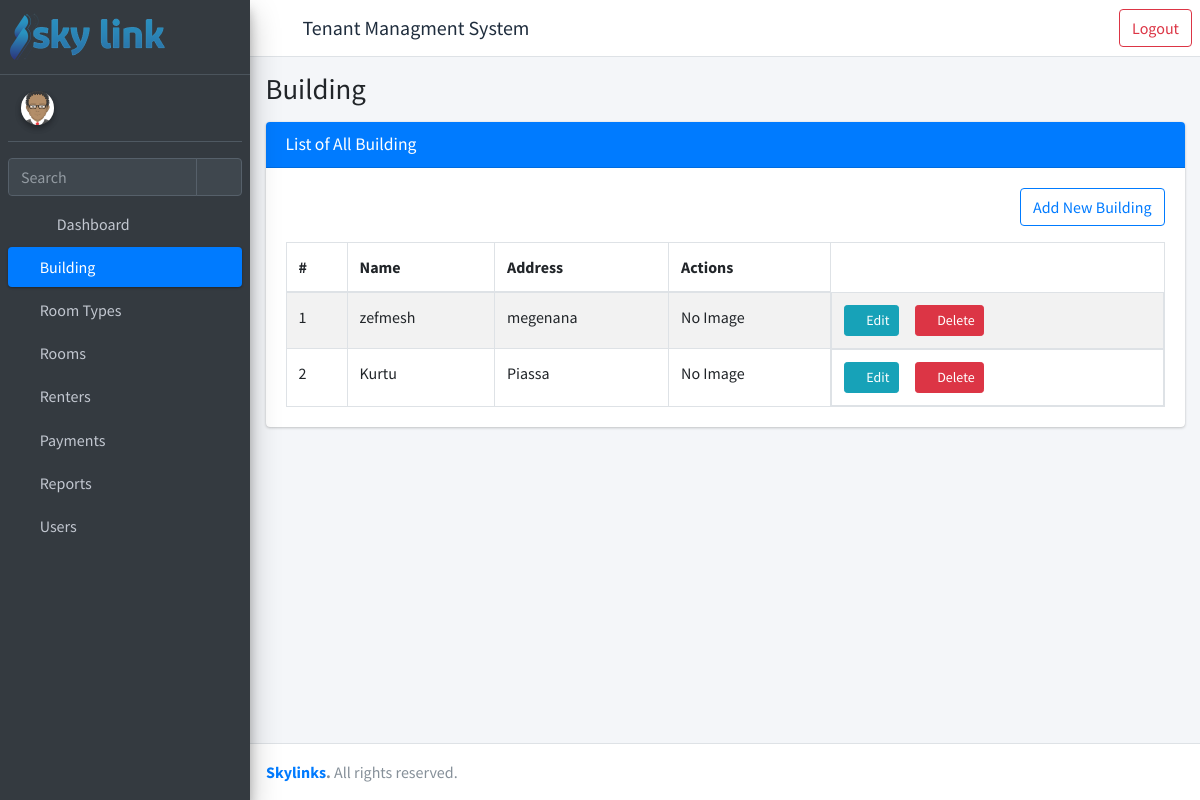
/list-building/ (signed in), run on an earlier commit of the app's database.
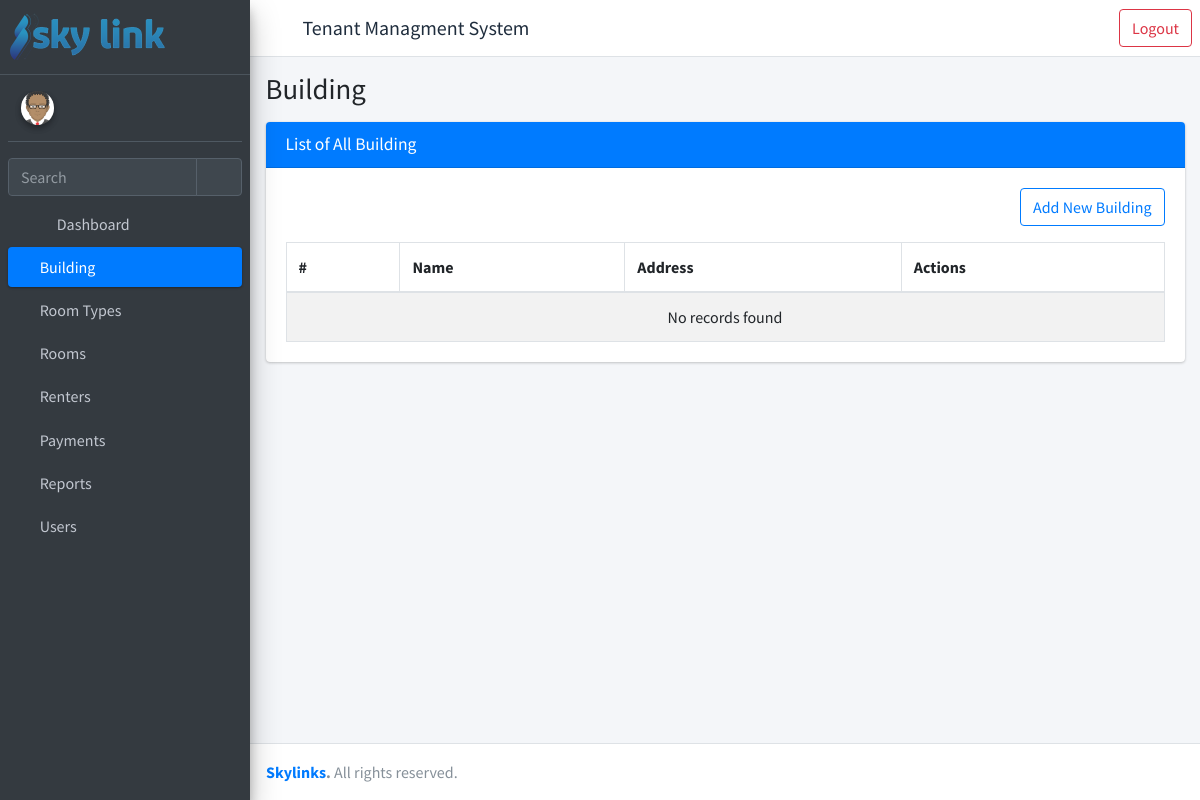
And on a later commit of the database.
### rent/models.py (models this page shows, shortened)
class Building(models.Model):
    name = models.CharField(_("Name"), max_length=100)
    address = models.CharField(_("Address"), max_length=150)
    img = models.ImageField(_("Building Image"), null= True, blank=True ,upload_to="img/")

### rent/views.py (the view)
# urls.py: path("list-building/", views.BuildingListView.as_view(), name="list-buildings"),
class BuildingListView(LoginRequiredMixin, BuildingViewPermissionMixin, ListView):
    model = Building
    template_name = "rent/building-list.html"
    def get_context_data(self, **kwargs):
        context = super().get_context_data(**kwargs)
        context["title"] = "Building"
        context["open"] = "building"
        context['obj_model'] = "building"
        return {**context, **permissions(self.request)}

### templates/rent/building-list.html (shortened to what this page needs)
{% extends 'rent/homepage.html' %} {% load static %} {% block main_page %}
<div class="content">
  <div class="container-fluid">
    <div class="card">
      <div class="card-header bg-primary">
        <h3 class="card-title">List of All {{ obj_model.capitalize }}</h3>
      </div>
      <div class="card-body">
        <a
          class="btn btn-outline-primary float-right mb-3"
          href="{% url 'register-building' %}"
          >Add New Building</a
        >
        <table
          id="example1"
          class="table table-bordered table-striped"
          width="100%"
        >
          <thead>
            <tr>
              <th>#</th>
              <th>Name</th>
              <th>Address</th>
              <th>Actions</th>
            </tr>
          </thead>
          <tbody>
            {% if object_list.count > 0 %} {% for data in object_list %}
            <tr>
              <td>{{ forloop.counter }}</td>
              <td>{{ data.name }}</td>
              <td>{{ data.address }}</td>
              {% if data.img %}
              <td>
                <button id="myImg">show</button>
                <div id="myModal" class="modal">
                  <span class="close">&times;</span>
                  <img
                    class="modal-content"
                    id="img01"
                    src="{{ data.img.url }}"
                    style="width: 100%; max-width: 300px"
                  />
                </div>
              </td>
              {%else%}
              <td>No Image</td>
              {%endif%}
              <td class="product-action d-flex">
                <a
                  class="btn btn-info btn-sm mr-3"
                  href="{% url 'update-building' pk=data.id %}"
                >
                  <i class="fas fa-pencil-alt"> </i>
                  Edit
                </a>
                <a
                  class="btn btn-danger btn-sm mr-3"
                  href="{% url 'delete-building' pk=data.id  %}"
                >
                  <i class="fas fa-trash"> </i>
                  Delete
                </a>
              </td>
            </tr>
            {% endfor %} {% else %}
            <tr>
              <td colspan="4" class="dataTables_empty text-center" valign="top">
                No records found
              </td>
            </tr>
            {% endif %}
          </tbody>
        </table>
      </div>
    </div>
  </div>
</div>
{% endblock main_page %} {% block scripts %} {% load static %}
 {% endblock scripts %}

What changed in the data, as far as the page shows it:
removed Building: name "zefmesh", address "megenana", shows "No Image"
removed Building: name "Kurtu", address "Piassa", shows "No Image"
Also different on the page:
text now shown: "No records found"
